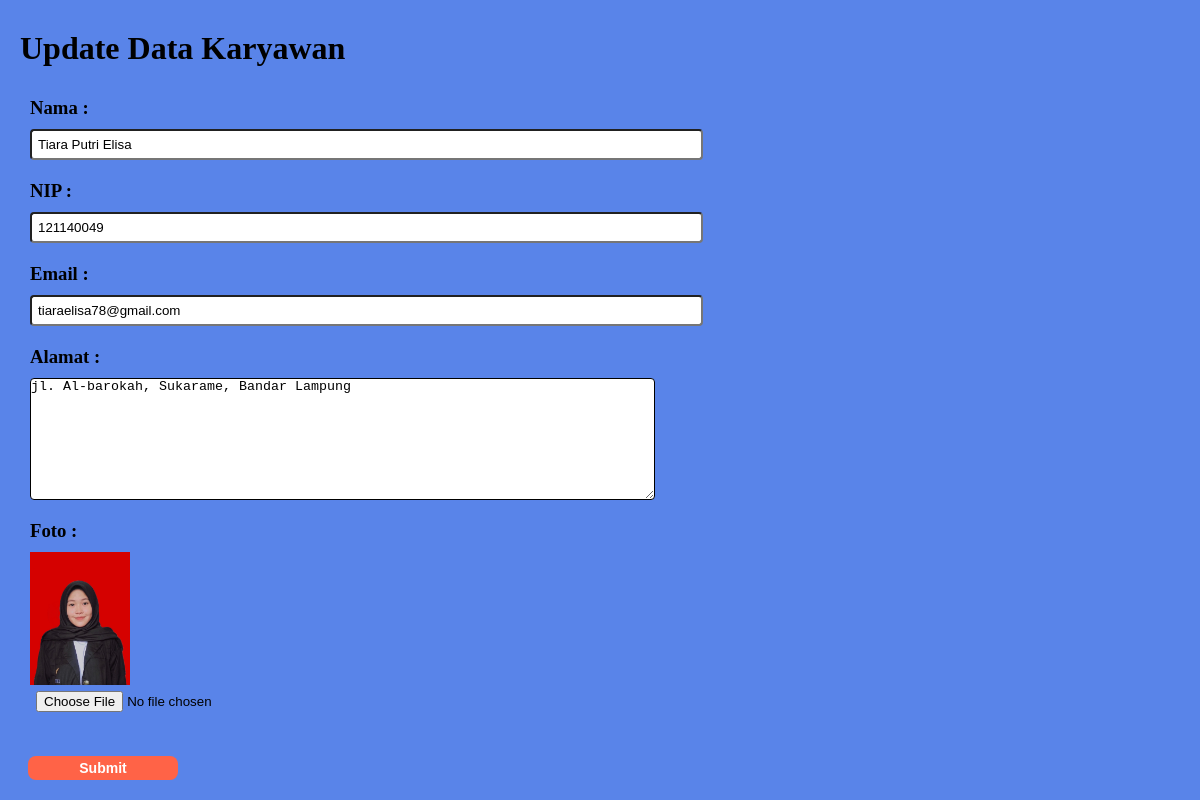
The app's page /update/update.php?id=1 (signed in) with its own data.
### tables this page shows
CREATE TABLE `data_karyawan` (
  `id` int(11) NOT NULL,
  `foto` varchar(200) NOT NULL,
  `nama` varchar(200) NOT NULL,
  `nip` varchar(12) NOT NULL,
  `email` varchar(255) NOT NULL,
  `alamat` text NOT NULL
);

### functions/functions.php (called while the page is built, shortened)
<?php
$conn = mysqli_connect('localhost','root','','Karyawan UAS');
function query($query) {
    global $conn;
    $result = mysqli_query($conn,$query);
    $datas  = [];
    while ($data = mysqli_fetch_assoc($result)) {
        $datas[] = $data ;
    }
    return $datas ;
}
?>

### update/update.php (the view, shortened to what this page needs)
<?php
require '../functions/functions.php';
$id = $_GET['id'];
$datas = query("SELECT * FROM data_karyawan WHERE id = $id ")[0];
?>
<html lang="en">
<head>
    <link rel="stylesheet" href="updates.css">
</head>
<body>
<div class="container">
    <h1>Update Data Karyawan</h1>
    <div class="wrap">
        <form action="" method="post" enctype="multipart/form-data"  >
            <div class="card">
                <h3>Nama :</h3>
                <input type="text" name="nama" size="80" value="<?= $datas['nama'] ?>" required >
            </div>
            <div class="card" >
                <h3>NIP :</h3>
                <input type="text" name="nip"  size="80" value="<?= $datas['nip'] ?>" required>
            </div>
            <div class="card" >
                <h3>Email :</h3>
                <input type="text" name="email"  size="80" value="<?= $datas['email'] ?>" required>
            </div>
            <div class="card" >
                <h3>Alamat :</h3>
                <textarea name="alamat" id="" cols="76" rows="8"><?= $datas['alamat']?></textarea>
            </div>
            <div class="card" >
                <h3>Foto :</h3>
                <img src="../images/<?= $datas['foto']; ?>" class="gambar" alt="">
                <div class="posisi">
                <input type="file" name="foto" style="cursor:pointer;" value="<?= $datas['foto'] ?>" >
                </div>
            </div>
            <div class="btn">
                <button type="submit" name="submit" onclick="return confirm('Apakah Anda Yakin ??')" >Submit</button>
            </div>
        </form>
    </div>
</div>
</body>
</html>

### update/updates.css (style rules this page uses)
*,html { margin: 0; padding: 0; box-sizing: border-box; }
body { background-color: rgb(89, 132, 233); }
.container { width: 1200px; margin: 0 auto; }
h1 { margin-top: 30px; margin-left: 20px; }
.wrap { display: flex; margin: 0 60px 0 10px; padding: 10px; }
.card { display:inline-flexbox; gap: 20px; margin: 10px 10px; }
.card h3 { padding: 10px 0 ; }
.card input { padding: 6px; border-radius: 4px; -webkit-border-radius: 4px; -moz-border-radius: 4px; -ms-border-radius: 4px; -o-border-radius: 4px; }
textarea { border: 1px solid black; border-radius: 4px; -webkit-border-radius: 4px; -moz-border-radius: 4px; -ms-border-radius: 4px; -o-border-radius: 4px; }
.btn { margin-top: 30px ; }
button { cursor: pointer; color: white; background-color: tomato; border: none; font-size: 14px; font-weight: bold; border-radius: 8px; padding: 4px; margin: 8px; width: 150px; -webkit-border-radius: 8px; -moz-border-radius: 8px; -ms-border-radius: 8px; -o-border-radius: 8px; }
.gambar { width: 100px; height: auto; }

### records on screen
data_karyawan: nama "Tiara Putri Elisa", nip "121140049", email "tiaraelisa78@gmail.com", alamat "jl. Al-barokah, Sukarame, Bandar Lampung", foto (picture)
